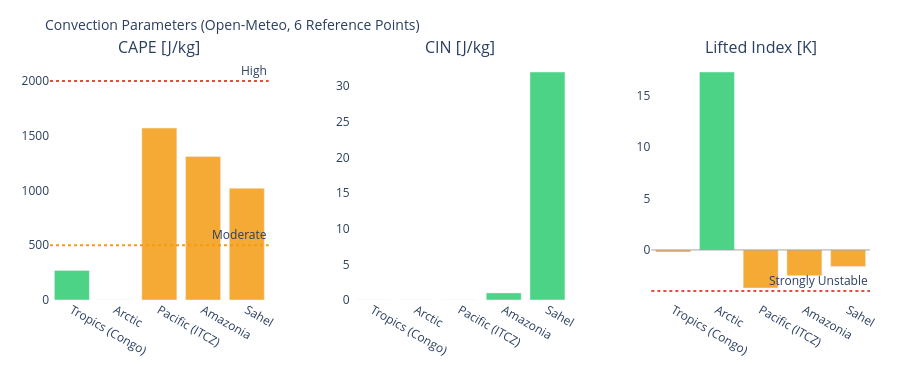

Notebook source saved alongside this figure:
### Markdown cell above
---
## 3. Visualizations

### Code cell
# ============================================================
# CAPE / CIN / LIFTED INDEX – Convection potential
# ============================================================

if not df_atm.empty:
    fig = make_subplots(
        rows=1, cols=3,
        subplot_titles=['CAPE [J/kg]', 'CIN [J/kg]', 'Lifted Index [K]'],
        horizontal_spacing=0.1
    )
    pts = df_atm['point'].tolist()
    pt_colors = ['#E85D24','#185FA5','#888780','#378ADD','#639922','#F2A623']

    # CAPE – höher = mehr Gewitterpotential
    cape_vals = df_atm['cape'].fillna(0).tolist()
    cape_colors = ['#e74c3c' if v > 2000 else '#f39c12' if v > 500 else '#2ecc71'
                   for v in cape_vals]
    fig.add_trace(go.Bar(x=pts, y=cape_vals, marker_color=cape_colors,
                         opacity=0.85, showlegend=False), row=1, col=1)
    fig.add_hline(y=2000, line_dash='dot', line_color='#e74c3c',
                  annotation_text='High', row=1, col=1)
    fig.add_hline(y=500,  line_dash='dot', line_color='#f39c12',
                  annotation_text='Moderate', row=1, col=1)

    # CIN – negativer = stärker gedeckelt (weniger Auslöse)
    cin_vals = df_atm['cin'].fillna(0).tolist()
    cin_colors = ['#e74c3c' if v < -200 else '#f39c12' if v < -50 else '#2ecc71'
                  for v in cin_vals]
    fig.add_trace(go.Bar(x=pts, y=cin_vals, marker_color=cin_colors,
                         opacity=0.85, showlegend=False), row=1, col=2)

    # Lifted Index – negativ = instabil
    li_vals = df_atm['li'].fillna(0).tolist()
    li_colors = ['#e74c3c' if v < -4 else '#f39c12' if v < 0 else '#2ecc71'
                 for v in li_vals]
    fig.add_trace(go.Bar(x=pts, y=li_vals, marker_color=li_colors,
                         opacity=0.85, showlegend=False), row=1, col=3)
    fig.add_hline(y=0, line_color='gray', line_width=0.7, row=1, col=3)
    fig.add_hline(y=-4, line_dash='dot', line_color='#e74c3c',
                  annotation_text='Strongly Unstable', row=1, col=3)

    fig.update_layout(
        title=dict(text='Convection Parameters (Open-Meteo, 6 Reference Points)', font=dict(size=14)),
        height=380, plot_bgcolor='rgba(0,0,0,0)', paper_bgcolor='rgba(0,0,0,0)',
        margin=dict(l=50, r=30, t=60, b=80)
    )
    fig.update_xaxes(tickangle=30)
    fig.show()

### Figure 1 — Plotly figure (JSON) as saved in the notebook; plotly's stock layout.template omitted (floating-point values rounded to 4 significant figures)
{"data": [{"marker": {"color": ["#2ecc71", "#2ecc71", "#f39c12", "#f39c12", "#f39c12"]}, "opacity": 0.85, "showlegend": false, "type": "bar", "x": ["Tropics (Congo)", "Arctic", "Pacific (ITCZ)", "Amazonia", "Sahel"], "xaxis": "x", "y": [270.0, 0.0, 1570.0, 1310.0, 1020.0], "yaxis": "y"}, {"marker": {"color": ["#2ecc71", "#2ecc71", "#2ecc71", "#2ecc71", "#2ecc71"]}, "opacity": 0.85, "showlegend": false, "type": "bar", "x": ["Tropics (Congo)", "Arctic", "Pacific (ITCZ)", "Amazonia", "Sahel"], "xaxis": "x2", "y": [0.0, 0.0, 0.0, 1.0, 32.0], "yaxis": "y2"}, {"marker": {"color": ["#f39c12", "#2ecc71", "#f39c12", "#f39c12", "#f39c12"]}, "opacity": 0.85, "showlegend": false, "type": "bar", "x": ["Tropics (Congo)", "Arctic", "Pacific (ITCZ)", "Amazonia", "Sahel"], "xaxis": "x3", "y": [-0.2, 17.3, -3.7, -2.5, -1.6], "yaxis": "y3"}], "layout": {"annotations": [{"font": {"size": 16}, "showarrow": false, "text": "CAPE [J/kg]", "x": 0.1333, "xanchor": "center", "xref": "paper", "y": 1.0, "yanchor": "bottom", "yref": "paper"}, {"font": {"size": 16}, "showarrow": false, "text": "CIN [J/kg]", "x": 0.5, "xanchor": "center", "xref": "paper", "y": 1.0, "yanchor": "bottom", "yref": "paper"}, {"font": {"size": 16}, "showarrow": false, "text": "Lifted Index [K]", "x": 0.8667, "xanchor": "center", "xref": "paper", "y": 1.0, "yanchor": "bottom", "yref": "paper"}, {"showarrow": false, "text": "High", "x": 1, "xanchor": "right", "xref": "x domain", "y": 2000, "yanchor": "bottom", "yref": "y"}, {"showarrow": false, "text": "Moderate", "x": 1, "xanchor": "right", "xref": "x domain", "y": 500, "yanchor": "bottom", "yref": "y"}, {"showarrow": false, "text": "Strongly Unstable", "x": 1, "xanchor": "right", "xref": "x3 domain", "y": -4, "yanchor": "bottom", "yref": "y3"}], "height": 380, "margin": {"b": 80, "l": 50, "r": 30, "t": 60}, "paper_bgcolor": "rgba(0,0,0,0)", "plot_bgcolor": "rgba(0,0,0,0)", "shapes": [{"line": {"color": "#e74c3c", "dash": "dot"}, "type": "line", "x0": 0, "x1": 1, "xref": "x domain", "y0": 2000, "y1": 2000, "yref": "y"}, {"line": {"color": "#f39c12", "dash": "dot"}, "type": "line", "x0": 0, "x1": 1, "xref": "x domain", "y0": 500, "y1": 500, "yref": "y"}, {"line": {"color": "gray", "width": 0.7}, "type": "line", "x0": 0, "x1": 1, "xref": "x3 domain", "y0": 0, "y1": 0, "yref": "y3"}, {"line": {"color": "#e74c3c", "dash": "dot"}, "type": "line", "x0": 0, "x1": 1, "xref": "x3 domain", "y0": -4, "y1": -4, "yref": "y3"}], "title": {"font": {"size": 14}, "text": "Convection Parameters (Open-Meteo, 6 Reference Points)"}, "xaxis": {"anchor": "y", "domain": [0.0, 0.2667], "tickangle": 30}, "xaxis2": {"anchor": "y2", "domain": [0.3667, 0.6333], "tickangle": 30}, "xaxis3": {"anchor": "y3", "domain": [0.7333, 1.0], "tickangle": 30}, "yaxis": {"anchor": "x", "domain": [0.0, 1.0]}, "yaxis2": {"anchor": "x2", "domain": [0.0, 1.0]}, "yaxis3": {"anchor": "x3", "domain": [0.0, 1.0]}}}
